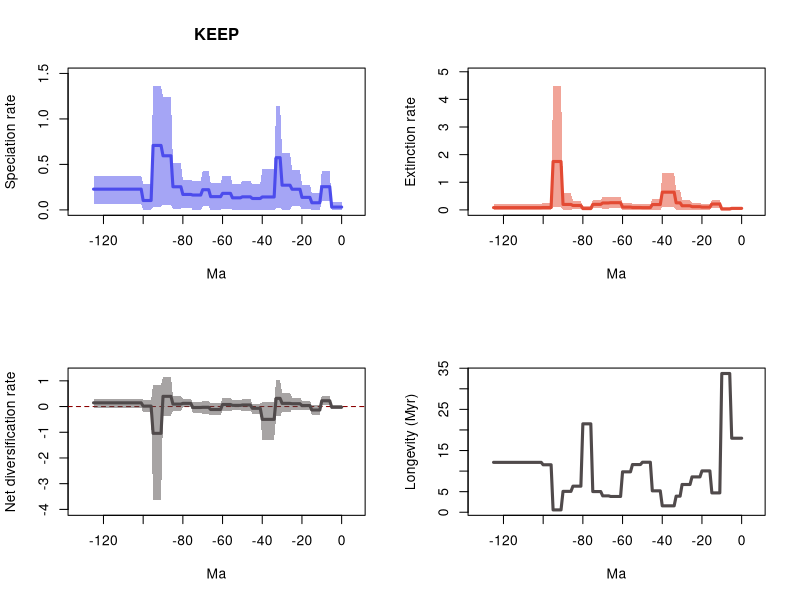

This chart was generated by the following R code:
# 20 files combined:
# 	../Results/Species/5_MA_bins_EXT_EP/pyrate_mcmc_logs/Occ_sp_Squali_10_G_KEEP_BDS_marginal_rates.log
# 	../Results/Species/5_MA_bins_EXT_EP/pyrate_mcmc_logs/Occ_sp_Squali_11_G_KEEP_BDS_marginal_rates.log
# 	../Results/Species/5_MA_bins_EXT_EP/pyrate_mcmc_logs/Occ_sp_Squali_12_G_KEEP_BDS_marginal_rates.log
# 	../Results/Species/5_MA_bins_EXT_EP/pyrate_mcmc_logs/Occ_sp_Squali_13_G_KEEP_BDS_marginal_rates.log
# 	../Results/Species/5_MA_bins_EXT_EP/pyrate_mcmc_logs/Occ_sp_Squali_14_G_KEEP_BDS_marginal_rates.log
# 	../Results/Species/5_MA_bins_EXT_EP/pyrate_mcmc_logs/Occ_sp_Squali_15_G_KEEP_BDS_marginal_rates.log
# 	../Results/Species/5_MA_bins_EXT_EP/pyrate_mcmc_logs/Occ_sp_Squali_16_G_KEEP_BDS_marginal_rates.log
# 	../Results/Species/5_MA_bins_EXT_EP/pyrate_mcmc_logs/Occ_sp_Squali_17_G_KEEP_BDS_marginal_rates.log
# 	../Results/Species/5_MA_bins_EXT_EP/pyrate_mcmc_logs/Occ_sp_Squali_18_G_KEEP_BDS_marginal_rates.log
# 	../Results/Species/5_MA_bins_EXT_EP/pyrate_mcmc_logs/Occ_sp_Squali_19_G_KEEP_BDS_marginal_rates.log
# 	../Results/Species/5_MA_bins_EXT_EP/pyrate_mcmc_logs/Occ_sp_Squali_1_G_KEEP_BDS_marginal_rates.log
# 	../Results/Species/5_MA_bins_EXT_EP/pyrate_mcmc_logs/Occ_sp_Squali_20_G_KEEP_BDS_marginal_rates.log
# 	../Results/Species/5_MA_bins_EXT_EP/pyrate_mcmc_logs/Occ_sp_Squali_2_G_KEEP_BDS_marginal_rates.log
# 	../Results/Species/5_MA_bins_EXT_EP/pyrate_mcmc_logs/Occ_sp_Squali_3_G_KEEP_BDS_marginal_rates.log
# 	../Results/Species/5_MA_bins_EXT_EP/pyrate_mcmc_logs/Occ_sp_Squali_4_G_KEEP_BDS_marginal_rates.log
# 	../Results/Species/5_MA_bins_EXT_EP/pyrate_mcmc_logs/Occ_sp_Squali_5_G_KEEP_BDS_marginal_rates.log
# 	../Results/Species/5_MA_bins_EXT_EP/pyrate_mcmc_logs/Occ_sp_Squali_6_G_KEEP_BDS_marginal_rates.log
# 	../Results/Species/5_MA_bins_EXT_EP/pyrate_mcmc_logs/Occ_sp_Squali_7_G_KEEP_BDS_marginal_rates.log
# 	../Results/Species/5_MA_bins_EXT_EP/pyrate_mcmc_logs/Occ_sp_Squali_8_G_KEEP_BDS_marginal_rates.log
# 	../Results/Species/5_MA_bins_EXT_EP/pyrate_mcmc_logs/Occ_sp_Squali_9_G_KEEP_BDS_marginal_rates.log

# 95% HPDs calculated using code from Biopy (https://www.cs.auckland.ac.nz/~yhel002/biopy/)

pdf(file='../Results/Species/5_MA_bins_EXT_EP/pyrate_mcmc_logs/Occ_sp_Squali_10_G_KEEP_BDS_marginal_rates_RTT.pdf',width=10.8, height=8.4)
par(mfrow=c(2,2))
library(scales)
L_hpd_m95=c(1.4014386779e-05, 1.4014386779e-05,1.4014386779e-05,1.4014386779e-05,1.4014386779e-05,1.4014386779e-05,0.102531159786541,0.102531159786541,0.102531159786541,0.102531159786541,0.102531159786541,4.208383171e-06,4.208383171e-06,4.208383171e-06,4.208383171e-06,4.208383171e-06,0.007452789338535,0.007452789338535,0.007452789338535,0.007452789338535,0.007452789338535,0.03946595468035,0.03946595468035,0.03946595468035,0.03946595468035,0.03946595468035,1.9423712362e-05,1.9423712362e-05,1.9423712362e-05,1.9423712362e-05,1.9423712362e-05,0.020711965576547,0.020711965576547,0.020711965576547,5.127524009e-06,5.127524009e-06,5.127524009e-06,5.127524009e-06,5.127524009e-06,5.127524009e-06,5.127524009e-06,8.719826773e-06,8.719826773e-06,8.719826773e-06,8.719826773e-06,8.719826773e-06,1.5856808222e-05,1.5856808222e-05,1.5856808222e-05,1.5856808222e-05,1.5856808222e-05,5.2528530076e-05,5.2528530076e-05,5.2528530076e-05,5.2528530076e-05,5.2528530076e-05,0.011645570850299,0.011645570850299,0.011645570850299,0.011645570850299,0.011645570850299,0.000357174404521,0.000357174404521,0.000357174404521,0.000357174404521,0.000357174404521,0.000357174404521,0.037340187183247,0.037340187183247,0.037340187183247,0.037340187183247,1.8797992404e-05,1.8797992404e-05,1.8797992404e-05,1.8797992404e-05,1.8797992404e-05,0.024863013593719,0.024863013593719,0.024863013593719,0.024863013593719,0.024863013593719,0.011660873993595,0.011660873993595,0.011660873993595,0.011660873993595,0.011660873993595,0.053530640348229,0.053530640348229,0.053530640348229,0.053530640348229,0.053530640348229,0.033255280446959,0.033255280446959,0.033255280446959,0.033255280446959,0.033255280446959,2.4976074395e-05,2.4976074395e-05,2.4976074395e-05,2.4976074395e-05,2.4976074395e-05,0.065159044739668,0.065159044739668,0.065159044739668,0.065159044739668,0.065159044739668,0.065159044739668,0.065159044739668,0.065159044739668,0.065159044739668,0.065159044739668,0.065159044739668,0.065159044739668,0.065159044739668,0.065159044739668,0.065159044739668,0.065159044739668,0.065159044739668,0.065159044739668,0.065159044739668,0.065159044739668,0.065159044739668,0.065159044739668,0.065159044739668,0.065159044739668,0.065159044739668)
L_hpd_M95=c(0.08417162507964, 0.08417162507964,0.08417162507964,0.08417162507964,0.08417162507964,0.08417162507964,0.43207982470709,0.43207982470709,0.43207982470709,0.43207982470709,0.43207982470709,0.185209771075135,0.185209771075135,0.185209771075135,0.185209771075135,0.185209771075135,0.276307651996395,0.276307651996395,0.276307651996395,0.276307651996395,0.276307651996395,0.440829262020004,0.440829262020004,0.440829262020004,0.440829262020004,0.440829262020004,0.625826425599319,0.625826425599319,0.625826425599319,0.625826425599319,0.625826425599319,1.141034406222102,1.141034406222102,1.141034406222102,0.450957412276236,0.450957412276236,0.450957412276236,0.450957412276236,0.450957412276236,0.450957412276236,0.450957412276236,0.282605720924085,0.282605720924085,0.282605720924085,0.282605720924085,0.282605720924085,0.320034907116556,0.320034907116556,0.320034907116556,0.320034907116556,0.320034907116556,0.280108089474804,0.280108089474804,0.280108089474804,0.280108089474804,0.280108089474804,0.373686218050176,0.373686218050176,0.373686218050176,0.373686218050176,0.373686218050176,0.295193395086946,0.295193395086946,0.295193395086946,0.295193395086946,0.295193395086946,0.295193395086946,0.431035046013042,0.431035046013042,0.431035046013042,0.431035046013042,0.314138346311667,0.314138346311667,0.314138346311667,0.314138346311667,0.314138346311667,0.331596048737562,0.331596048737562,0.331596048737562,0.331596048737562,0.331596048737562,0.510977471693421,0.510977471693421,0.510977471693421,0.510977471693421,0.510977471693421,1.243265568363059,1.243265568363059,1.243265568363059,1.243265568363059,1.243265568363059,1.362890139985765,1.362890139985765,1.362890139985765,1.362890139985765,1.362890139985765,0.283948012332626,0.283948012332626,0.283948012332626,0.283948012332626,0.283948012332626,0.372875275860878,0.372875275860878,0.372875275860878,0.372875275860878,0.372875275860878,0.372875275860878,0.372875275860878,0.372875275860878,0.372875275860878,0.372875275860878,0.372875275860878,0.372875275860878,0.372875275860878,0.372875275860878,0.372875275860878,0.372875275860878,0.372875275860878,0.372875275860878,0.372875275860878,0.372875275860878,0.372875275860878,0.372875275860878,0.372875275860878,0.372875275860878,0.372875275860878)
M_hpd_m95=c(0.008920738204569, 0.008920738204569,0.008920738204569,0.008920738204569,0.008920738204569,0.008920738204569,5.77164907e-07,5.77164907e-07,5.77164907e-07,5.77164907e-07,5.77164907e-07,0.069642911994186,0.069642911994186,0.069642911994186,0.069642911994186,0.069642911994186,0.000145783986702,0.000145783986702,0.000145783986702,0.000145783986702,0.000145783986702,0.000159471678413,0.000159471678413,0.000159471678413,0.000159471678413,0.000159471678413,0.000121570653583,0.000121570653583,0.000121570653583,0.000121570653583,0.000121570653583,9.1760210545e-05,9.1760210545e-05,9.1760210545e-05,0.100283526373198,0.100283526373198,0.100283526373198,0.100283526373198,0.100283526373198,0.100283526373198,0.100283526373198,8.5680166982e-05,8.5680166982e-05,8.5680166982e-05,8.5680166982e-05,8.5680166982e-05,1.7900295051e-05,1.7900295051e-05,1.7900295051e-05,1.7900295051e-05,1.7900295051e-05,2.2480255718e-05,2.2480255718e-05,2.2480255718e-05,2.2480255718e-05,2.2480255718e-05,1.58217452e-06,1.58217452e-06,1.58217452e-06,1.58217452e-06,1.58217452e-06,0.082288657400574,0.082288657400574,0.082288657400574,0.082288657400574,0.082288657400574,0.082288657400574,0.045308211155958,0.045308211155958,0.045308211155958,0.045308211155958,0.053546557468666,0.053546557468666,0.053546557468666,0.053546557468666,0.053546557468666,2.574589578e-06,2.574589578e-06,2.574589578e-06,2.574589578e-06,2.574589578e-06,0.021477337870498,0.021477337870498,0.021477337870498,0.021477337870498,0.021477337870498,4.493640261e-06,4.493640261e-06,4.493640261e-06,4.493640261e-06,4.493640261e-06,0.113138702835068,0.113138702835068,0.113138702835068,0.113138702835068,0.113138702835068,9.40053959e-06,9.40053959e-06,9.40053959e-06,9.40053959e-06,9.40053959e-06,0.000952614158146,0.000952614158146,0.000952614158146,0.000952614158146,0.000952614158146,0.000952614158146,0.000952614158146,0.000952614158146,0.000952614158146,0.000952614158146,0.000952614158146,0.000952614158146,0.000952614158146,0.000952614158146,0.000952614158146,0.000952614158146,0.000952614158146,0.000952614158146,0.000952614158146,0.000952614158146,0.000952614158146,0.000952614158146,0.000952614158146,0.000952614158146,0.000952614158146)
M_hpd_M95=c(0.110020913735284, 0.110020913735284,0.110020913735284,0.110020913735284,0.110020913735284,0.110020913735284,0.086798339423271,0.086798339423271,0.086798339423271,0.086798339423271,0.086798339423271,0.368175111252043,0.368175111252043,0.368175111252043,0.368175111252043,0.368175111252043,0.208705552181321,0.208705552181321,0.208705552181321,0.208705552181321,0.208705552181321,0.256170800962359,0.256170800962359,0.256170800962359,0.256170800962359,0.256170800962359,0.352446599149942,0.352446599149942,0.352446599149942,0.352446599149942,0.352446599149942,0.71466519999651,0.71466519999651,0.71466519999651,1.342153176961237,1.342153176961237,1.342153176961237,1.342153176961237,1.342153176961237,1.342153176961237,1.342153176961237,0.382190370352039,0.382190370352039,0.382190370352039,0.382190370352039,0.382190370352039,0.196333532166475,0.196333532166475,0.196333532166475,0.196333532166475,0.196333532166475,0.229607669077649,0.229607669077649,0.229607669077649,0.229607669077649,0.229607669077649,0.244599644414855,0.244599644414855,0.244599644414855,0.244599644414855,0.244599644414855,0.461095244759969,0.461095244759969,0.461095244759969,0.461095244759969,0.461095244759969,0.461095244759969,0.466839832802628,0.466839832802628,0.466839832802628,0.466839832802628,0.351309383729368,0.351309383729368,0.351309383729368,0.351309383729368,0.351309383729368,0.131754148000417,0.131754148000417,0.131754148000417,0.131754148000417,0.131754148000417,0.320843074132978,0.320843074132978,0.320843074132978,0.320843074132978,0.320843074132978,0.594652909821028,0.594652909821028,0.594652909821028,0.594652909821028,0.594652909821028,4.48745567145208,4.48745567145208,4.48745567145208,4.48745567145208,4.48745567145208,0.253051662333242,0.253051662333242,0.253051662333242,0.253051662333242,0.253051662333242,0.203925072186115,0.203925072186115,0.203925072186115,0.203925072186115,0.203925072186115,0.203925072186115,0.203925072186115,0.203925072186115,0.203925072186115,0.203925072186115,0.203925072186115,0.203925072186115,0.203925072186115,0.203925072186115,0.203925072186115,0.203925072186115,0.203925072186115,0.203925072186115,0.203925072186115,0.203925072186115,0.203925072186115,0.203925072186115,0.203925072186115,0.203925072186115,0.203925072186115)
R_hpd_m95=c(-0.10070629764676, -0.10070629764676,-0.10070629764676,-0.10070629764676,-0.10070629764676,-0.10070629764676,0.062229155688423,0.062229155688423,0.062229155688423,0.062229155688423,0.062229155688423,-0.326248730455344,-0.326248730455344,-0.326248730455344,-0.326248730455344,-0.326248730455344,-0.124658292160192,-0.124658292160192,-0.124658292160192,-0.124658292160192,-0.124658292160192,-0.131613048801078,-0.131613048801078,-0.131613048801078,-0.131613048801078,-0.131613048801078,-0.215728492119521,-0.215728492119521,-0.215728492119521,-0.215728492119521,-0.215728492119521,-0.381291666032088,-0.381291666032088,-0.381291666032088,-1.281675502139313,-1.281675502139313,-1.281675502139313,-1.281675502139313,-1.281675502139313,-1.281675502139313,-1.281675502139313,-0.276322680045634,-0.276322680045634,-0.276322680045634,-0.276322680045634,-0.276322680045634,-0.153909139470351,-0.153909139470351,-0.153909139470351,-0.153909139470351,-0.153909139470351,-0.153262204478841,-0.153262204478841,-0.153262204478841,-0.153262204478841,-0.153262204478841,-0.160387979556811,-0.160387979556811,-0.160387979556811,-0.160387979556811,-0.160387979556811,-0.345508903677248,-0.345508903677248,-0.345508903677248,-0.345508903677248,-0.345508903677248,-0.345508903677248,-0.306955207185308,-0.306955207185308,-0.306955207185308,-0.306955207185308,-0.239673615362191,-0.239673615362191,-0.239673615362191,-0.239673615362191,-0.239673615362191,-0.035459703534559,-0.035459703534559,-0.035459703534559,-0.035459703534559,-0.035459703534559,-0.170367916710211,-0.170367916710211,-0.170367916710211,-0.170367916710211,-0.170367916710211,-0.353394604414831,-0.353394604414831,-0.353394604414831,-0.353394604414831,-0.353394604414831,-3.654036757032446,-3.654036757032446,-3.654036757032446,-3.654036757032446,-3.654036757032446,-0.227192347009132,-0.227192347009132,-0.227192347009132,-0.227192347009132,-0.227192347009132,-0.043943714718387,-0.043943714718387,-0.043943714718387,-0.043943714718387,-0.043943714718387,-0.043943714718387,-0.043943714718387,-0.043943714718387,-0.043943714718387,-0.043943714718387,-0.043943714718387,-0.043943714718387,-0.043943714718387,-0.043943714718387,-0.043943714718387,-0.043943714718387,-0.043943714718387,-0.043943714718387,-0.043943714718387,-0.043943714718387,-0.043943714718387,-0.043943714718387,-0.043943714718387,-0.043943714718387,-0.043943714718387)
R_hpd_M95=c(0.05405568451409, 0.05405568451409,0.05405568451409,0.05405568451409,0.05405568451409,0.05405568451409,0.408661199263354,0.408661199263354,0.408661199263354,0.408661199263354,0.408661199263354,0.042049898149841,0.042049898149841,0.042049898149841,0.042049898149841,0.042049898149841,0.218455820554647,0.218455820554647,0.218455820554647,0.218455820554647,0.218455820554647,0.351717419856654,0.351717419856654,0.351717419856654,0.351717419856654,0.351717419856654,0.532386819911532,0.532386819911532,0.532386819911532,0.532386819911532,0.532386819911532,1.032854684686371,1.032854684686371,1.032854684686371,0.167578056405803,0.167578056405803,0.167578056405803,0.167578056405803,0.167578056405803,0.167578056405803,0.167578056405803,0.115734718108491,0.115734718108491,0.115734718108491,0.115734718108491,0.115734718108491,0.289056164834111,0.289056164834111,0.289056164834111,0.289056164834111,0.289056164834111,0.242984364682846,0.242984364682846,0.242984364682846,0.242984364682846,0.242984364682846,0.325489602649744,0.325489602649744,0.325489602649744,0.325489602649744,0.325489602649744,0.119864624234096,0.119864624234096,0.119864624234096,0.119864624234096,0.119864624234096,0.119864624234096,0.229433547557111,0.229433547557111,0.229433547557111,0.229433547557111,0.165262030602126,0.165262030602126,0.165262030602126,0.165262030602126,0.165262030602126,0.30300225496544,0.30300225496544,0.30300225496544,0.30300225496544,0.30300225496544,0.397161841182176,0.397161841182176,0.397161841182176,0.397161841182176,0.397161841182176,1.16827770963178,1.16827770963178,1.16827770963178,1.16827770963178,1.16827770963178,0.839817930400256,0.839817930400256,0.839817930400256,0.839817930400256,0.839817930400256,0.271848349778153,0.271848349778153,0.271848349778153,0.271848349778153,0.271848349778153,0.295311901483521,0.295311901483521,0.295311901483521,0.295311901483521,0.295311901483521,0.295311901483521,0.295311901483521,0.295311901483521,0.295311901483521,0.295311901483521,0.295311901483521,0.295311901483521,0.295311901483521,0.295311901483521,0.295311901483521,0.295311901483521,0.295311901483521,0.295311901483521,0.295311901483521,0.295311901483521,0.295311901483521,0.295311901483521,0.295311901483521,0.295311901483521,0.295311901483521)
L_mean=c(0.031037468204218, 0.031037468204218,0.031037468204218,0.031037468204218,0.031037468204218,0.031037468204218,0.254855538232969,0.254855538232969,0.254855538232969,0.254855538232969,0.254855538232969,0.078376894601976,0.078376894601976,0.078376894601976,0.078376894601976,0.078376894601976,0.137702443385212,0.137702443385212,0.137702443385212,0.137702443385212,0.137702443385212,0.227338583122986,0.227338583122986,0.227338583122986,0.227338583122986,0.227338583122986,0.271383998560953,0.271383998560953,0.271383998560953,0.271383998560953,0.271383998560953,0.573897141180106,0.573897141180106,0.573897141180106,0.142122155677926,0.142122155677926,0.142122155677926,0.142122155677926,0.142122155677926,0.142122155677926,0.142122155677926,0.125142705146454,0.125142705146454,0.125142705146454,0.125142705146454,0.125142705146454,0.143790334996915,0.143790334996915,0.143790334996915,0.143790334996915,0.143790334996915,0.132509138495243,0.132509138495243,0.132509138495243,0.132509138495243,0.132509138495243,0.181581403726703,0.181581403726703,0.181581403726703,0.181581403726703,0.181581403726703,0.145455833701692,0.145455833701692,0.145455833701692,0.145455833701692,0.145455833701692,0.145455833701692,0.222199207689778,0.222199207689778,0.222199207689778,0.222199207689778,0.163135252339059,0.163135252339059,0.163135252339059,0.163135252339059,0.163135252339059,0.169943982334738,0.169943982334738,0.169943982334738,0.169943982334738,0.169943982334738,0.254411590137297,0.254411590137297,0.254411590137297,0.254411590137297,0.254411590137297,0.594923574536307,0.594923574536307,0.594923574536307,0.594923574536307,0.594923574536307,0.708638136951417,0.708638136951417,0.708638136951417,0.708638136951417,0.708638136951417,0.103241807927415,0.103241807927415,0.103241807927415,0.103241807927415,0.103241807927415,0.22803573620129,0.22803573620129,0.22803573620129,0.22803573620129,0.22803573620129,0.22803573620129,0.22803573620129,0.22803573620129,0.22803573620129,0.22803573620129,0.22803573620129,0.22803573620129,0.22803573620129,0.22803573620129,0.22803573620129,0.22803573620129,0.22803573620129,0.22803573620129,0.22803573620129,0.22803573620129,0.22803573620129,0.22803573620129,0.22803573620129,0.22803573620129,0.22803573620129)
M_mean=c(0.055582880099634, 0.055582880099634,0.055582880099634,0.055582880099634,0.055582880099634,0.055582880099634,0.029660557621432,0.029660557621432,0.029660557621432,0.029660557621432,0.029660557621432,0.212558210542943,0.212558210542943,0.212558210542943,0.212558210542943,0.212558210542943,0.09959533108282,0.09959533108282,0.09959533108282,0.09959533108282,0.09959533108282,0.116367281189798,0.116367281189798,0.116367281189798,0.116367281189798,0.116367281189798,0.148203376430128,0.148203376430128,0.148203376430128,0.148203376430128,0.148203376430128,0.25613881421254,0.25613881421254,0.25613881421254,0.640625988141428,0.640625988141428,0.640625988141428,0.640625988141428,0.640625988141428,0.640625988141428,0.640625988141428,0.192333006707587,0.192333006707587,0.192333006707587,0.192333006707587,0.192333006707587,0.082326861975155,0.082326861975155,0.082326861975155,0.082326861975155,0.082326861975155,0.086287411023649,0.086287411023649,0.086287411023649,0.086287411023649,0.086287411023649,0.101781703289356,0.101781703289356,0.101781703289356,0.101781703289356,0.101781703289356,0.260923219316449,0.260923219316449,0.260923219316449,0.260923219316449,0.260923219316449,0.260923219316449,0.251346392507246,0.251346392507246,0.251346392507246,0.251346392507246,0.198872211833556,0.198872211833556,0.198872211833556,0.198872211833556,0.198872211833556,0.046550553725525,0.046550553725525,0.046550553725525,0.046550553725525,0.046550553725525,0.157956776704662,0.157956776704662,0.157956776704662,0.157956776704662,0.157956776704662,0.197380136224702,0.197380136224702,0.197380136224702,0.197380136224702,0.197380136224702,1.750503456891267,1.750503456891267,1.750503456891267,1.750503456891267,1.750503456891267,0.086708818088236,0.086708818088236,0.086708818088236,0.086708818088236,0.086708818088236,0.082464930815045,0.082464930815045,0.082464930815045,0.082464930815045,0.082464930815045,0.082464930815045,0.082464930815045,0.082464930815045,0.082464930815045,0.082464930815045,0.082464930815045,0.082464930815045,0.082464930815045,0.082464930815045,0.082464930815045,0.082464930815045,0.082464930815045,0.082464930815045,0.082464930815045,0.082464930815045,0.082464930815045,0.082464930815045,0.082464930815045,0.082464930815045,0.082464930815045)
R_mean=c(-0.024545411895416, -0.024545411895416,-0.024545411895416,-0.024545411895416,-0.024545411895416,-0.024545411895416,0.225194980611537,0.225194980611537,0.225194980611537,0.225194980611537,0.225194980611537,-0.134181315940967,-0.134181315940967,-0.134181315940967,-0.134181315940967,-0.134181315940967,0.038107112302391,0.038107112302391,0.038107112302391,0.038107112302391,0.038107112302391,0.110971301933188,0.110971301933188,0.110971301933188,0.110971301933188,0.110971301933188,0.123180622130825,0.123180622130825,0.123180622130825,0.123180622130825,0.123180622130825,0.317758326967566,0.317758326967566,0.317758326967566,-0.498503832463503,-0.498503832463503,-0.498503832463503,-0.498503832463503,-0.498503832463503,-0.498503832463503,-0.498503832463503,-0.067190301561133,-0.067190301561133,-0.067190301561133,-0.067190301561133,-0.067190301561133,0.06146347302176,0.06146347302176,0.06146347302176,0.06146347302176,0.06146347302176,0.046221727471594,0.046221727471594,0.046221727471594,0.046221727471594,0.046221727471594,0.079799700437347,0.079799700437347,0.079799700437347,0.079799700437347,0.079799700437347,-0.115467385614756,-0.115467385614756,-0.115467385614756,-0.115467385614756,-0.115467385614756,-0.115467385614756,-0.029147184817468,-0.029147184817468,-0.029147184817468,-0.029147184817468,-0.035736959494497,-0.035736959494497,-0.035736959494497,-0.035736959494497,-0.035736959494497,0.123393428609213,0.123393428609213,0.123393428609213,0.123393428609213,0.123393428609213,0.096454813432635,0.096454813432635,0.096454813432635,0.096454813432635,0.096454813432635,0.397543438311606,0.397543438311606,0.397543438311606,0.397543438311606,0.397543438311606,-1.04186531993985,-1.04186531993985,-1.04186531993985,-1.04186531993985,-1.04186531993985,0.01653298983918,0.01653298983918,0.01653298983918,0.01653298983918,0.01653298983918,0.145570805386245,0.145570805386245,0.145570805386245,0.145570805386245,0.145570805386245,0.145570805386245,0.145570805386245,0.145570805386245,0.145570805386245,0.145570805386245,0.145570805386245,0.145570805386245,0.145570805386245,0.145570805386245,0.145570805386245,0.145570805386245,0.145570805386245,0.145570805386245,0.145570805386245,0.145570805386245,0.145570805386245,0.145570805386245,0.145570805386245,0.145570805386245,0.145570805386245)
trans=0.5
age=(0:(126-1))* -1
plot(age,age,type = 'n', ylim = c(0, 1.4991791539843415), xlim = c(-132.3,6.300000000000001), ylab = 'Speciation rate', xlab = 'Ma',main='KEEP' )
polygon(c(age, rev(age)), c(L_hpd_M95, rev(L_hpd_m95)), col = alpha("#4c4cec",trans), border = NA)
lines(rev(age), rev(L_mean), col = "#4c4cec", lwd=3)
plot(age,age,type = 'n', ylim = c(0, 4.936201238597289), xlim = c(-132.3,6.300000000000001), ylab = 'Extinction rate', xlab = 'Ma' )
polygon(c(age, rev(age)), c(M_hpd_M95, rev(M_hpd_m95)), col = alpha("#e34a33",trans), border = NA)
lines(rev(age), rev(M_mean), col = "#e34a33", lwd=3)
plot(age,age,type = 'n', ylim = c(-4.019440432735691, 1.2851054805949582), xlim = c(-132.3,6.300000000000001), ylab = 'Net diversification rate', xlab = 'Ma' )
abline(h=0,lty=2,col="darkred")
polygon(c(age, rev(age)), c(R_hpd_M95, rev(R_hpd_m95)), col = alpha("#504A4B",trans), border = NA)
lines(rev(age), rev(R_mean), col = "#504A4B", lwd=3)
plot(age,rev(1/M_mean),type = 'n', xlim = c(-132.3,6.300000000000001), ylab = 'Longevity (Myr)', xlab = 'Ma' )
lines(rev(age), rev(1/M_mean), col = "#504A4B", lwd=3)
n <- dev.off()
